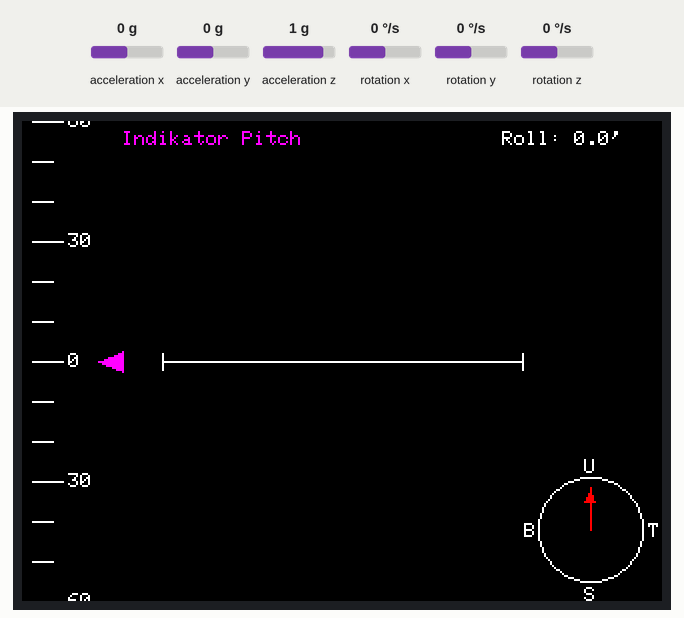
This sketch was run on a simulated ESP32. Shown: 320×240 colour display. The inputs (shaded band) are chosen by the test bench; at power-on: acceleration y 0 g, rotation z 0 °/s, acceleration x 0 g, acceleration z 1 g, rotation x 0 °/s, rotation y 0 °/s. What the sketch prints to the serial monitor is not drawn.

Above: at 1.9 s.
2.0 s: acceleration y set to -1.4 g
At 3.7 s:
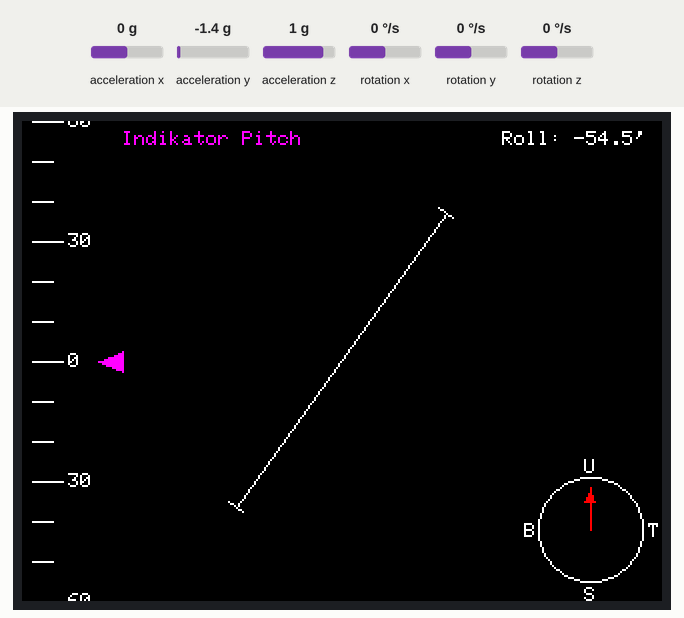
3.9 s: rotation z set to 100 °/s
5.8 s: acceleration x set to -1.4 g
At 6.41 s:
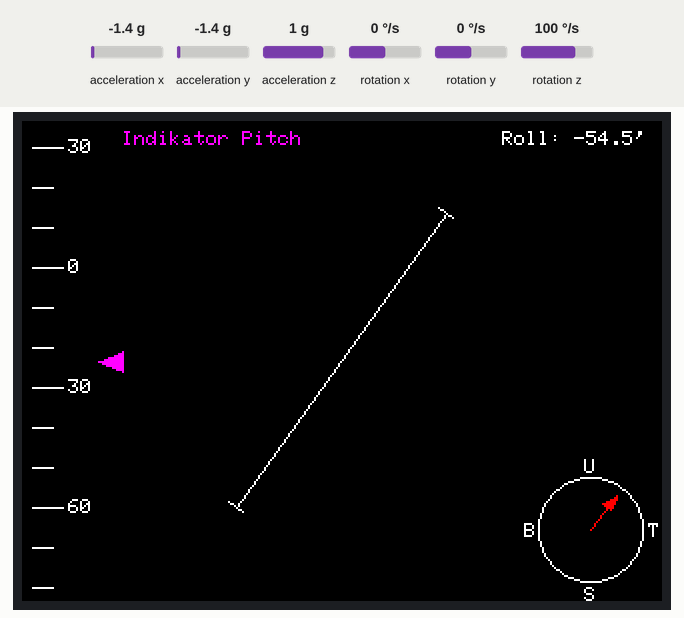
7.3 s: acceleration z set to 0 g
At 7.75 s:
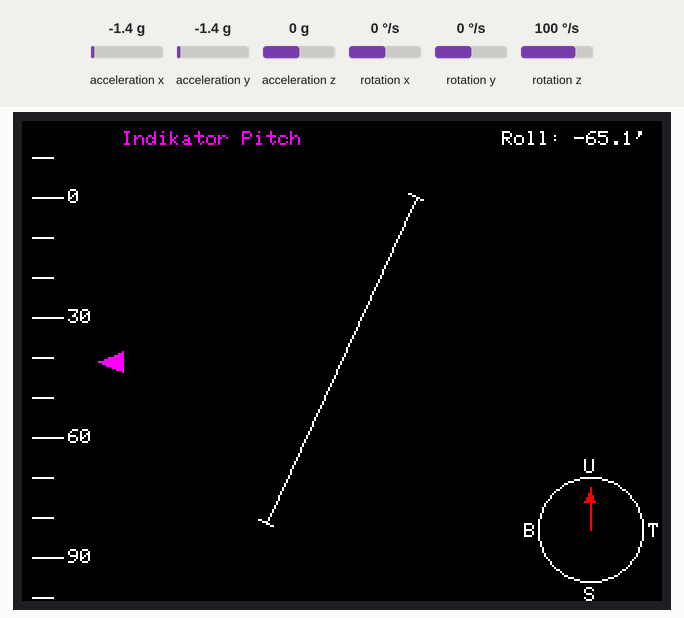
9.0 s: acceleration z set to 0.8 g
At 9.79 s:
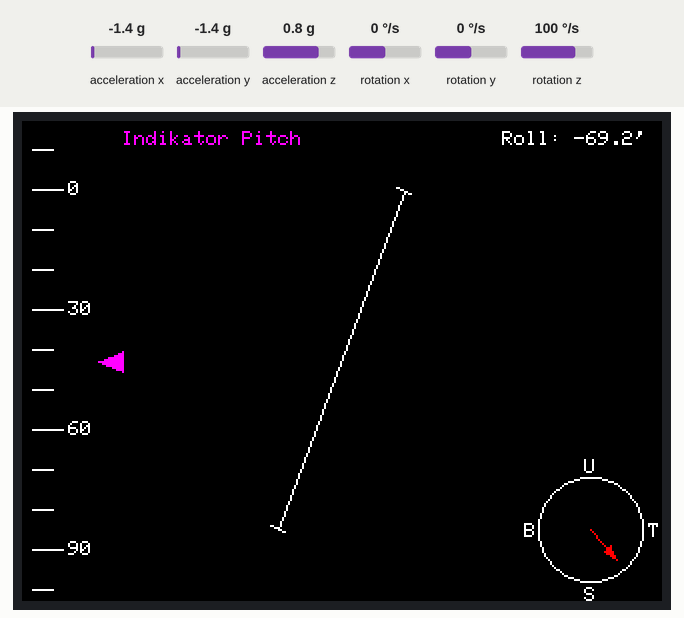
11.3 s: rotation z set to 0 °/s
At 13.2 s:
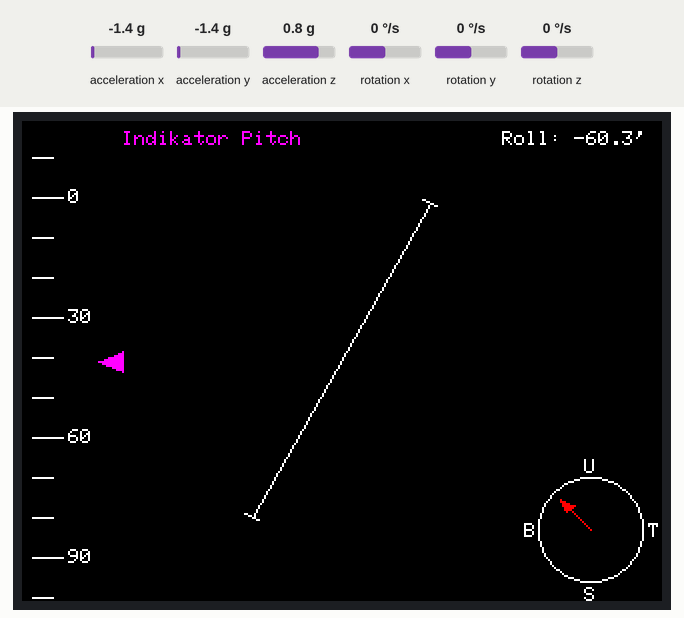

Measured:
- after the input at 2.0 s, the display: first changes after 0.10 s (image 1 shows a later state)

The sketch:

FlightDisplay_MPU6050_ILI9341.ino
```cpp
#include <Wire.h>
#include <TFT_eSPI.h>
#include "I2Cdev.h"
#include "MPU6050_6Axis_MotionApps20.h"

TFT_eSPI tft = TFT_eSPI();       //TFT Display setup
MPU6050 mpu;                     //MPU6050 setup
bool dmpReady = false;
uint8_t devStatus;
uint16_t packetSize;
uint16_t fifoCount;
uint8_t fifoBuffer[64];

Quaternion q;
VectorFloat gravity;
float ypr[3]; // yaw, pitch, roll

#define FILTER_SIZE 10
float yawBuffer[FILTER_SIZE] = {0};
float pitchBuffer[FILTER_SIZE] = {0};
float rollBuffer[FILTER_SIZE] = {0};
int filterIndex = 0;

float filteredYaw = 0, filteredPitch = 0, filteredRoll = 0;

float angleDiff(float a, float b) {
  float diff = a - b;
  while (diff < -180) diff += 360;
  while (diff > 180) diff -= 360;
  return diff;
}

float average(const float* buffer) {
  float sum = 0;
  for (int i = 0; i < FILTER_SIZE; i++) sum += buffer[i];
  return sum / FILTER_SIZE;
}

unsigned long lastSensorUpdate = 0;                          // kontrol update waktu
unsigned long lastDisplayUpdate = 0;
float prevRoll = 999.0, prevPitch = 999.0, prevYaw = 999.0;

void setupMPU() {                                            // setup MPU6050 DMP
  Serial.println("Inisialisasi MPU6050 dengan DMP...");
  mpu.initialize();

  devStatus = mpu.dmpInitialize();

  if (devStatus == 0) {
    // kalibrasi MPU6050, tuning offset gyroz & accel
    mpu.setXGyroOffset(123);
    mpu.setYGyroOffset(76);
    mpu.setZGyroOffset(-85);
    mpu.setZAccelOffset(1588);

    mpu.setDMPEnabled(true);
    packetSize = mpu.dmpGetFIFOPacketSize();
    dmpReady = true;

    Serial.println("DMP ON!");
  } else {
    Serial.print("Gagal inisialisasi DMP (kode error ");
    Serial.print(devStatus);
    Serial.println(")");
    while (1); // stop program
  }
}

// Display Functions
void drawArtificialHorizon(float rollDeg) {
  int cx = tft.width() / 2;
  int cy = tft.height() / 2;

  float angle = radians(rollDeg);

  int len = 90;
  int x1 = cx - cos(angle) * len;
  int y1 = cy - sin(angle) * len;
  int x2 = cx + cos(angle) * len;
  int y2 = cy + sin(angle) * len;
  tft.drawLine(x1, y1, x2, y2, TFT_WHITE);

  float perpAngle = angle + PI / 2;
  int markLen = 8;

  int mx1 = x1 - cos(perpAngle) * (markLen / 2);
  int my1 = y1 - sin(perpAngle) * (markLen / 2);
  int mx2 = x1 + cos(perpAngle) * (markLen / 2);
  int my2 = y1 + sin(perpAngle) * (markLen / 2);
  tft.drawLine(mx1, my1, mx2, my2, TFT_WHITE);

  mx1 = x2 - cos(perpAngle) * (markLen / 2);
  my1 = y2 - sin(perpAngle) * (markLen / 2);
  mx2 = x2 + cos(perpAngle) * (markLen / 2);
  my2 = y2 + sin(perpAngle) * (markLen / 2);
  tft.drawLine(mx1, my1, mx2, my2, TFT_WHITE);
}

void drawPitchStrips(float pitchDeg) {
  int baseX = 5;
  int centerY = tft.height() / 2;

  for (int i = -180; i <= 180; i += 10) {
    int yOffset = centerY - (i - pitchDeg) * 2;
    if (yOffset < 0 || yOffset > tft.height()) continue;

    int len = (i % 30 == 0) ? 15 : 10;
    tft.drawLine(baseX, yOffset, baseX + len, yOffset, TFT_WHITE);

    if (i % 30 == 0) {
      tft.setCursor(baseX + len + 3, yOffset - 4);
      tft.setTextSize(1);
      tft.setTextColor(TFT_WHITE, TFT_BLACK);
      tft.print(abs(i));
    }
  }
  int cursorY = centerY;
  tft.fillTriangle(baseX + 33, cursorY, baseX + 45, cursorY - 5, baseX + 45, cursorY + 5, TFT_MAGENTA);
}

void drawPitchLabel(const char* label) {
  int x = 50;
  int y = 5;
  tft.setTextSize(1);
  tft.setTextColor(TFT_MAGENTA, TFT_BLACK);
  tft.setCursor(x, y);
  tft.print(label);
}

void drawRollText(float rollDeg) {
  char buf[16];
  snprintf(buf, sizeof(buf), "Roll: %.1f'", rollDeg);

  int16_t x = tft.width() - 80;
  int16_t y = 5;
  tft.fillRect(x, y, 100, 10, TFT_BLACK);
  tft.setTextColor(TFT_WHITE, TFT_BLACK);
  tft.setTextSize(1);
  tft.setCursor(x, y);
  tft.print(buf);
}

void drawCompass(float yawDeg) {
  int radius = 26;
  int cx = tft.width() - radius - 10;
  int cy = tft.height() - radius - 10;
  tft.drawCircle(cx, cy, radius, TFT_WHITE);
  tft.setTextSize(1);
  tft.setTextColor(TFT_WHITE, TFT_BLACK);
  tft.setCursor(cx - 3, cy - radius - 9);
  tft.print("U");
  tft.setCursor(cx + radius + 3, cy - 3);
  tft.print("T");
  tft.setCursor(cx - 3, cy + radius + 3);
  tft.print("S");
  tft.setCursor(cx - radius - 6.8, cy - 3);
  tft.print("B");

  float angle = radians(yawDeg - 90);
  int x1 = cx + cos(angle) * (radius - 5);
  int y1 = cy + sin(angle) * (radius - 5);
  tft.drawLine(cx, cy, x1, y1, TFT_RED);

  int tipX = x1;
  int tipY = y1;
  int side1X = cx + cos(angle + radians(10)) * (radius - 12);
  int side1Y = cy + sin(angle + radians(10)) * (radius - 12);
  int side2X = cx + cos(angle - radians(10)) * (radius - 12);
  int side2Y = cy + sin(angle - radians(10)) * (radius - 12);
  tft.fillTriangle(tipX, tipY, side1X, side1Y, side2X, side2Y, TFT_RED);
}

void clearArtificialHorizon() {
  int cx = tft.width() / 2;
  int cy = tft.height() / 2;
  tft.fillRect(cx - 107, cy - 91, 198, 198, TFT_BLACK);
}

void clearPitchStrips() {
  tft.fillRect(0, 0, 50, tft.height(), TFT_BLACK);
}

void clearCompass() {
  int radius = 26;
  int cx = tft.width() - radius - 10;
  int cy = tft.height() - radius - 10;
  tft.fillRect(cx - 30, cy - 30, 80, 100, TFT_BLACK);
}

void setup() {                                    // Setup
  Serial.begin(115200);
  Wire.begin();
  tft.init();
  tft.setRotation(1);
  tft.fillScreen(TFT_BLACK);
  tft.setTextColor(TFT_WHITE, TFT_BLACK);

  setupMPU();
  drawPitchLabel("Indikator Pitch");
}

void loop() {                                     // Loop
  unsigned long now = millis();

  // update sensor tiap 100 ms
  if (now - lastSensorUpdate >= 100 && dmpReady) {
    lastSensorUpdate = now;

    fifoCount = mpu.getFIFOCount();
    if (fifoCount >= packetSize) {
      if (fifoCount > 1024) {
        mpu.resetFIFO();
        Serial.println("FIFO overflow!");
        return;
      }

      while (fifoCount >= packetSize) {
        mpu.getFIFOBytes(fifoBuffer, packetSize);
        fifoCount -= packetSize;
      }

      mpu.dmpGetQuaternion(&q, fifoBuffer);
      mpu.dmpGetGravity(&gravity, &q);
      mpu.dmpGetYawPitchRoll(ypr, &q, &gravity);

      float rawYaw   = ypr[0] * 180.0 / M_PI;
      float rawPitch = ypr[1] * 180.0 / M_PI;
      float rawRoll  = ypr[2] * 180.0 / M_PI;

      yawBuffer[filterIndex] = rawYaw;
      pitchBuffer[filterIndex] = rawPitch;
      rollBuffer[filterIndex] = rawRoll;

      filteredYaw = average(yawBuffer);
      filteredPitch = average(pitchBuffer);
      filteredRoll = average(rollBuffer);
      filterIndex = (filterIndex + 1) % FILTER_SIZE;

      Serial.printf("Yaw: %.2f, Pitch: %.2f, Roll: %.2f\n", filteredYaw, filteredPitch, filteredRoll);
    }
  }

  // Update display tiap 30 ms, hanya gambar ulang bagian penting
  if (now - lastDisplayUpdate >= 30) {
    lastDisplayUpdate = now;

    // Update horizon (roll) jika berubah > 0.5 derajat
    if (abs(filteredRoll - prevRoll) > 0.5) {
      clearArtificialHorizon();
      drawArtificialHorizon(filteredRoll);
      drawRollText(filteredRoll);
      prevRoll = filteredRoll;
    }

    // Update pitch strips jika berubah > 0.5 derajat
    if (abs(filteredPitch - prevPitch) > 0.5) {
      clearPitchStrips();
      drawPitchStrips(filteredPitch);
      prevPitch = filteredPitch;
    }

    // Update compass jika yaw berubah > 1 derajat (wrap-around)
    if (abs(angleDiff(filteredYaw, prevYaw)) > 1.0) {
      clearCompass();
      drawCompass(filteredYaw);
      prevYaw = filteredYaw;
    }
  }
} //sdabiru, scl ungu
```
